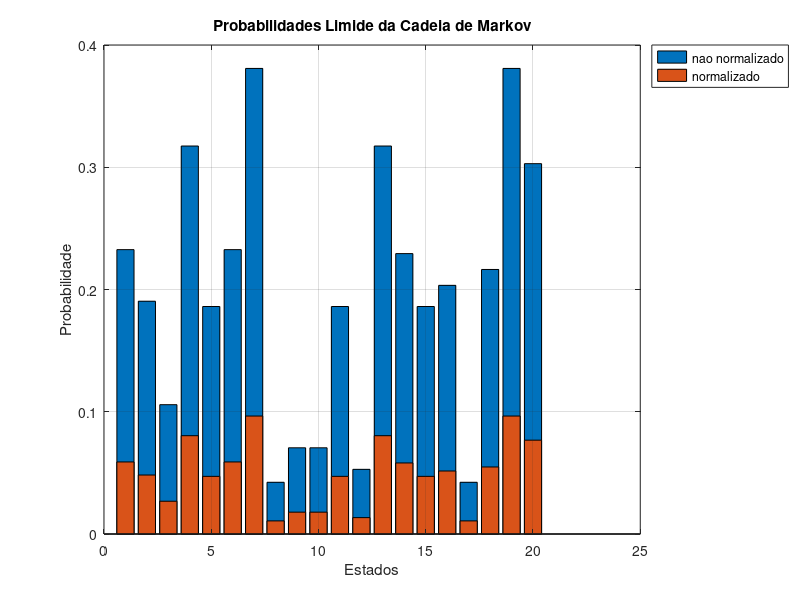

Recreate this plot in MATLAB.
%% Exercicio 2a
%Reset do ambiente de trabalho
clear;
close all;

load MarkovChain;

%Calcula os vectores e valores proprios da matriz P transposta
[v, u] = eig(P');

%Encontra o indice do valor proprio 1
[~, i] = min(abs(u(:)-1));

i = mod(i, size(u, 1));

%Normaliza o vector
v_norm = v(:, i) / sum(v(:, i));

figure();
bar(v(:, i), 'DisplayName', 'nao normalizado');
hold on;
grid on;
bar(v_norm , 'DisplayName', 'normalizado');
title('Probabilidades Limide da Cadeia de Markov');
xlabel('Estados');
ylabel('Probabilidade');
legend('Location', 'northeastoutside');